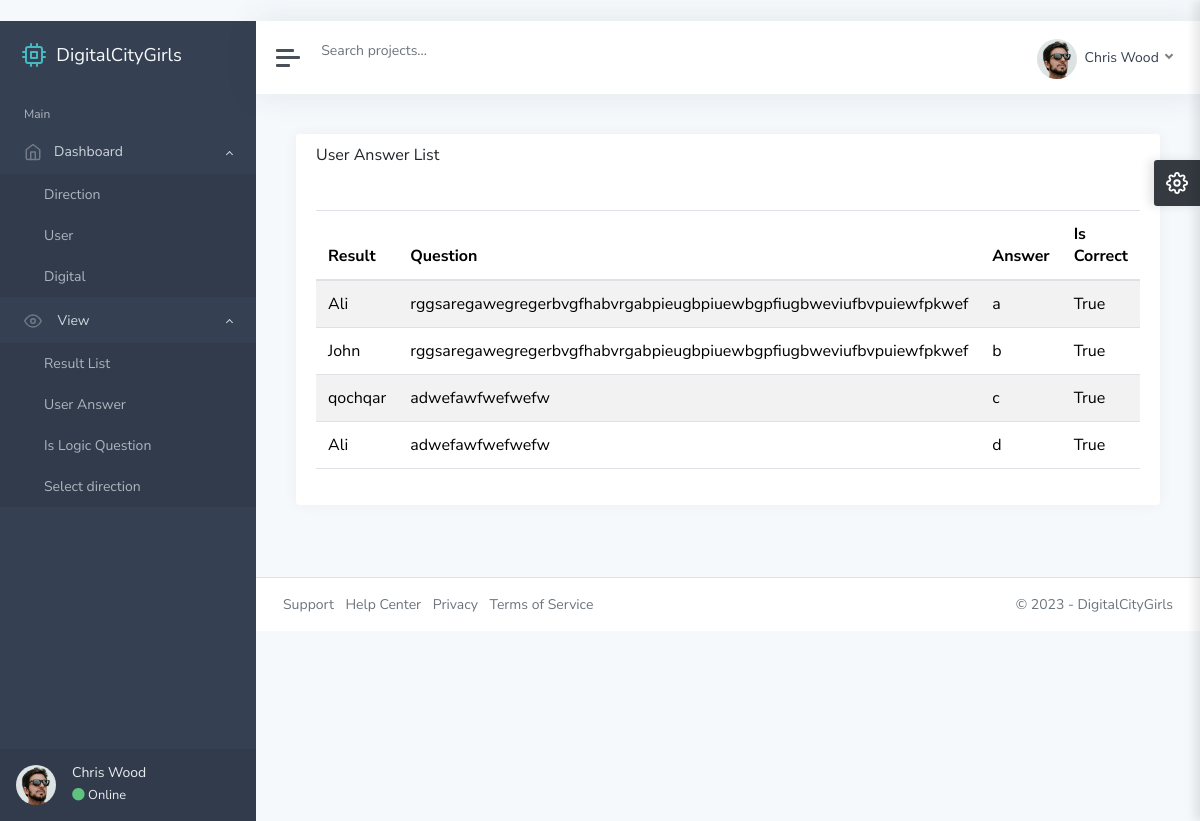
Before: /ad/user-answer/ with the older database file.
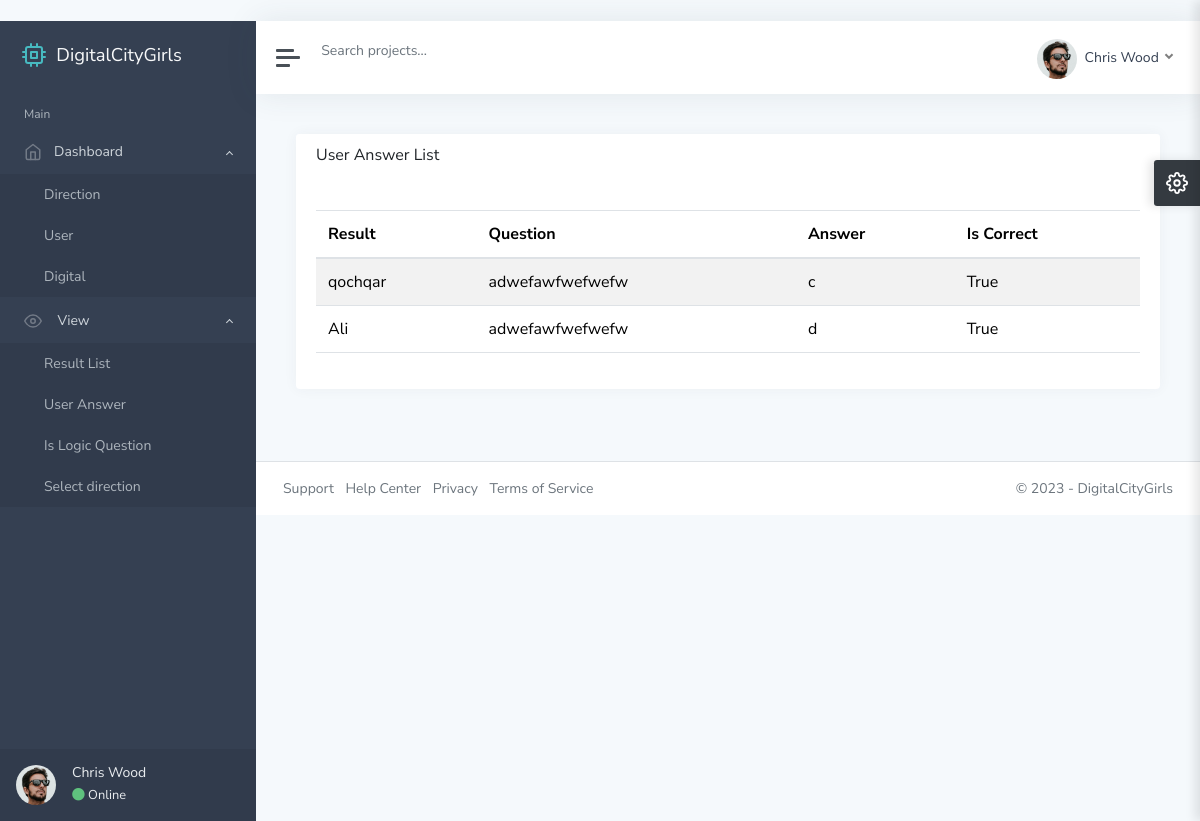
After: the same page with the newer database file.
### main/models.py (models this page shows, shortened)
class UserAnswer(models.Model):
    result = models.ForeignKey(Result, on_delete=models.CASCADE)
    question = models.ForeignKey(IsLogicQuestion, on_delete=models.CASCADE, related_name='question_results')
    answer = models.CharField(max_length=255)
    is_correct = models.BooleanField()

class Result(models.Model):
    question = models.ForeignKey(Direction, on_delete=models.CASCADE)
    user = models.ForeignKey(User, on_delete=models.CASCADE)
    tru_answers = models.IntegerField()
    false_answers = models.IntegerField()
    total_question = models.IntegerField()
    percentage = models.FloatField()

class User(models.Model):
    fullname = models.CharField(max_length=255)
    phone = models.PositiveIntegerField()
    direction = models.ForeignKey(Direction, on_delete=models.CASCADE)
    def __str__(self):
        return self.fullname

class IsLogicQuestion(models.Model):
    direction = models.ForeignKey(Direction, on_delete=models.CASCADE, null=False)
    is_logic_question = RichTextUploadingField()
    def __str__(self):
        return self.is_logic_question

### adminstrator/views.py (the view)
# urls.py: path("user-answer/", user_answer_view, name='user-answer'),
def user_answer_view(request):
    context = {
        "user_answer": UserAnswer.objects.all(),
    }
    return render(request, "user-answer.html", context)

### template/user-answer.html (shortened to what this page needs)
﻿{% extends 'base.html' %}
{% load static %}
{% block content %}
			<main class="content">
				<div class="container-fluid p-0">
					<div class="row">
						<div class="col-12 col-xl-12">
							<div class="card">
								<div class="card-header">
									<h5 class="card-title">User Answer List</h5>
								</div>
								<div class="card-body">
									<table id="datatables-basic" class="table table-striped" style="width:100%">
										<thead>
											<tr>
												<th>Result</th>
												<th>Question</th>
												<th>Answer</th>
												<th>Is Correct</th>
											</tr>
										</thead>
										<tbody>
										{% for i in user_answer %}
											<tr>
												<td>{{ i.result.user }}</td>
												<td>{{ i.question|slice:":15"|safe }}</td>
												<td>{{ i.answer }}</td>
												<td>{{ i.is_correct }}</td>
											</tr>
										{% endfor %}
										</tbody>
									</table>
								</div>
							</div>
						</div>
					</div>
				</div>
			</main>
{% endblock content %}

Changed rows visible on the page:
removed UserAnswer: result.user "Ali", question "rggsaregawegregerbvgfhabvrgabpieugbpiuewbgpfiugbweviufbvpuiewfpkwef", answer "a", is_correct "True"
removed UserAnswer: result.user "John", question "rggsaregawegregerbvgfhabvrgabpieugbpiuewbgpfiugbweviufbvpuiewfpkwef", answer "b", is_correct "True"
